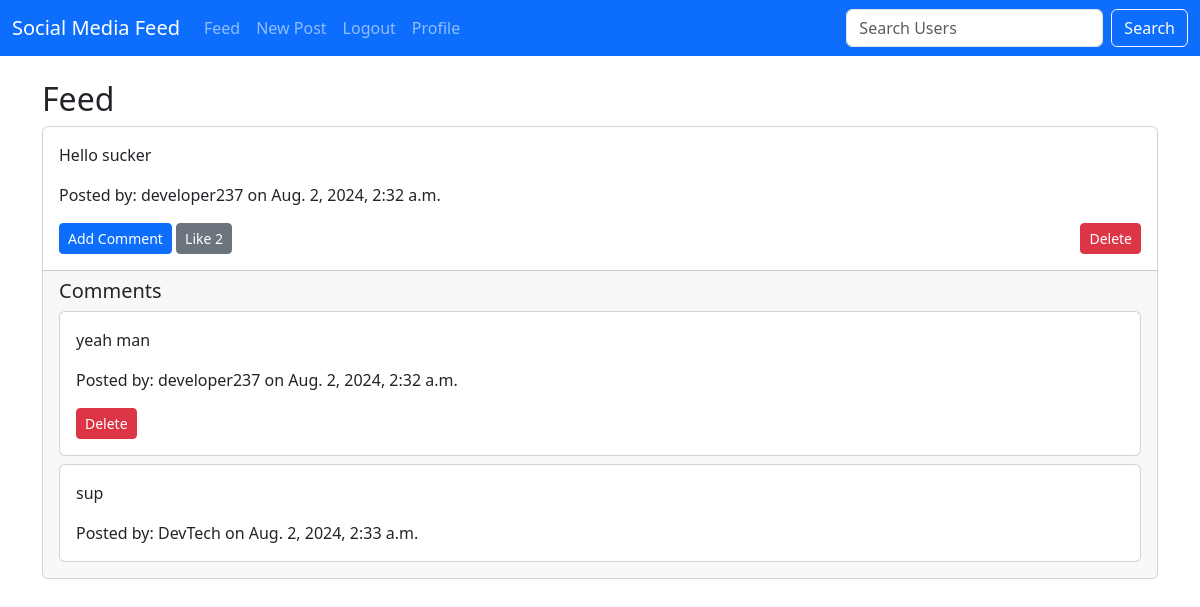
/feed/ (signed in), run on the app's committed database.
### core/models.py (models this page shows, shortened)
class Post(models.Model):
    content = models.TextField()
    user = models.ForeignKey(User, on_delete=models.CASCADE, related_name='posts')
    created_at = models.DateTimeField(auto_now_add=True)
    updated_at = models.DateTimeField(auto_now=True)

class Comment(models.Model):
    content = models.TextField()
    user = models.ForeignKey(User, on_delete=models.CASCADE, related_name='comments')
    post = models.ForeignKey(Post, on_delete=models.CASCADE, related_name='comments')
    created_at = models.DateTimeField(auto_now_add=True)
    updated_at = models.DateTimeField(auto_now=True)

### core/views.py (the view)
# urls.py: path('feed/', views.feed, name='feed'),
def feed(request):
    posts = Post.objects.all().order_by('-created_at')
    if request.user.is_authenticated:
        return render(request, 'feed.html', {'posts': posts})
    else:
        return render(request, 'guest_feed.html', {'posts': posts})

### template/feed.html (shortened to what this page needs)
{% extends 'base.html' %}
{% block content %}
  <h2>Feed</h2>
  {% for post in posts %}
    <div class="card mb-3">
      <div class="card-body">
        <p class="card-text">{{ post.content }}</p>
        <p class="card-text">Posted by: {{ post.user.username }} on {{ post.created_at }}</p>
        <div class="d-flex justify-content-between">
          <div>
            <a href="{% url 'comment_create' post.pk %}" class="btn btn-primary btn-sm">Add Comment</a>
            <a href="{% url 'like' post.pk %}" class="btn btn-secondary btn-sm">Like {{ post.likes.count }}</a>
          </div>
          {% if post.user == request.user %}
            <a href="{% url 'post_delete' post.pk %}" class="btn btn-danger btn-sm">Delete</a>
          {% endif %}
        </div>
      </div>
      {% if post.comments.exists %}
        <div class="card-footer">
          <h5>Comments</h5>
          {% for comment in post.comments.all %}
            <div class="card mb-2">
              <div class="card-body">
                <p class="card-text">{{ comment.content }}</p>
                <p class="card-text">Posted by: {{ comment.user.username }} on {{ comment.created_at }}</p>
                {% if comment.user == request.user %}
                  <a href="{% url 'comment_delete' comment.pk %}" class="btn btn-danger btn-sm">Delete</a>
                {% endif %}
              </div>
            </div>
          {% endfor %}
        </div>
      {% endif %}
    </div>
  {% endfor %}
{% endblock %}

### template/base.html (shortened to what this page needs)
{% load bootstrap5 %}
<!DOCTYPE html>
<html lang="en">
  <head>
    {% bootstrap_css %}
    {% load static %}
  </head>
  <body>
    <header>
      <nav class="navbar navbar-expand-lg navbar-dark bg-primary">
        <div class="container-fluid">
          <a class="navbar-brand" href="{% url 'feed' %}">Social Media Feed</a>
          <div class="collapse navbar-collapse" id="navbarNav">
            <ul class="navbar-nav">
              {% if user.is_authenticated %}
                <li class="nav-item">
                  <a class="nav-link" href="{% url 'feed' %}">Feed</a>
                </li>
                <li class="nav-item">
                  <a class="nav-link" href="{% url 'post_create' %}">New Post</a>
                </li>
                <li class="nav-item">
                  <a class="nav-link" href="{% url 'logout' %}">Logout</a>
                </li>
                <li class="nav-item">
                  <a class="nav-link" href="{% url 'user_profile' user.username %}">Profile</a>
                </li>
              {% endif %}
            </ul>
          </div>
          <form class="d-flex" role="search" action="{% url 'search_users' %}">
            <input class="form-control me-2" type="search" placeholder="Search Users" aria-label="Search" name="q" />
            <button class="btn btn-outline-light" type="submit">Search</button>
          </form>
        </div>
      </nav>
    </header>
    <main class="container my-4">
      {% block content %}
      {% endblock %}
    </main>
  </body>
</html>

### data on the page
Post: content "Hello sucker", user.username "developer237", created_at "Aug. 2, 2024, 2:32 a.m.", likes.count "2", shows "Delete"
Comment: content "yeah man", user.username "developer237", created_at "Aug. 2, 2024, 2:32 a.m.", shows "Delete"
Comment: content "sup", user.username "DevTech", created_at "Aug. 2, 2024, 2:33 a.m."
